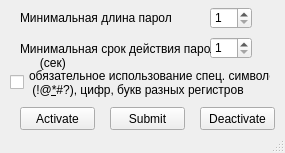
<?xml version="1.0" encoding="UTF-8"?>
<ui version="4.0">
 <class>Chooseoptionsform</class>
 <widget class="QMainWindow" name="Chooseoptionsform">
  <property name="geometry">
   <rect>
    <x>0</x>
    <y>0</y>
    <width>285</width>
    <height>153</height>
   </rect>
  </property>
  <property name="windowTitle">
   <string>Choose options form</string>
  </property>
  <widget class="QWidget" name="centralwidget">
   <widget class="QSpinBox" name="Mintime">
    <property name="geometry">
     <rect>
      <x>210</x>
      <y>37</y>
      <width>42</width>
      <height>22</height>
     </rect>
    </property>
    <property name="minimum">
     <number>1</number>
    </property>
   </widget>
   <widget class="QCheckBox" name="checsimvol">
    <property name="geometry">
     <rect>
      <x>10</x>
      <y>67</y>
      <width>261</width>
      <height>31</height>
     </rect>
    </property>
    <property name="text">
     <string>обязательное использование спец. символов
 (!@&amp;*#?), цифр, букв разных регистров</string>
    </property>
   </widget>
   <widget class="QPushButton" name="Submit">
    <property name="geometry">
     <rect>
      <x>110</x>
      <y>107</y>
      <width>75</width>
      <height>23</height>
     </rect>
    </property>
    <property name="text">
     <string>Submit</string>
    </property>
   </widget>
   <widget class="QSpinBox" name="Mindlin">
    <property name="geometry">
     <rect>
      <x>210</x>
      <y>7</y>
      <width>42</width>
      <height>22</height>
     </rect>
    </property>
    <property name="minimum">
     <number>1</number>
    </property>
   </widget>
   <widget class="QLabel" name="Mindlintext">
    <property name="geometry">
     <rect>
      <x>20</x>
      <y>10</y>
      <width>151</width>
      <height>16</height>
     </rect>
    </property>
    <property name="text">
     <string>Минимальная длина пароля</string>
    </property>
   </widget>
   <widget class="QLabel" name="Mintimetext">
    <property name="geometry">
     <rect>
      <x>20</x>
      <y>40</y>
      <width>191</width>
      <height>31</height>
     </rect>
    </property>
    <property name="text">
     <string>Минимальная срок действия пароля
      (сек)</string>
    </property>
   </widget>
   <widget class="QPushButton" name="Deactivate">
    <property name="geometry">
     <rect>
      <x>200</x>
      <y>107</y>
      <width>75</width>
      <height>23</height>
     </rect>
    </property>
    <property name="text">
     <string>Deactivate</string>
    </property>
   </widget>
   <widget class="QPushButton" name="Activate">
    <property name="geometry">
     <rect>
      <x>20</x>
      <y>107</y>
      <width>75</width>
      <height>23</height>
     </rect>
    </property>
    <property name="text">
     <string>Activate</string>
    </property>
   </widget>
  </widget>
  <widget class="QStatusBar" name="statusbar"/>
 </widget>
 <resources/>
 <connections/>
</ui>
